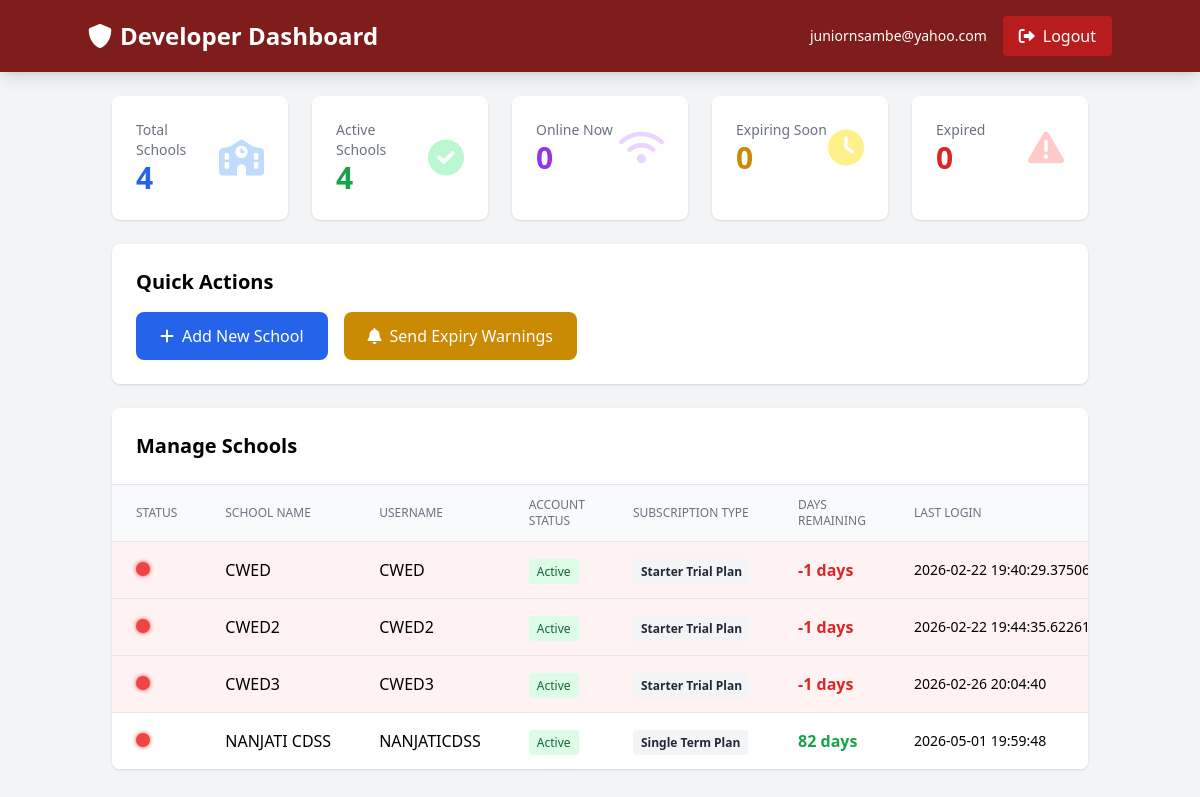
Page /dev/dashboard (signed in) on the earlier database version.
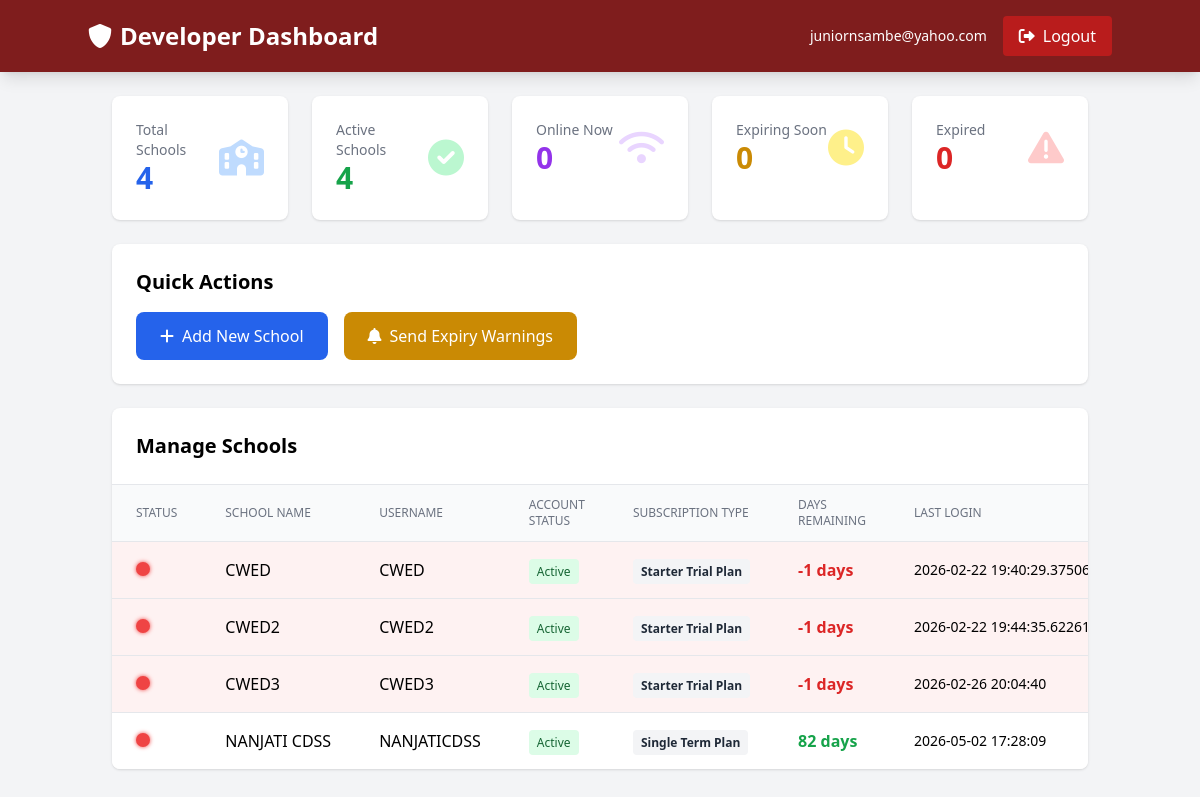
Same page on the later database version.
### tables this page shows
CREATE TABLE schools (
                id INTEGER PRIMARY KEY AUTOINCREMENT,
                school_name TEXT NOT NULL,
                username TEXT UNIQUE NOT NULL,
                password_hash TEXT NOT NULL,
                is_active BOOLEAN DEFAULT 1,
                is_locked BOOLEAN DEFAULT 0,
                subscription_start DATE,
                subscription_end DATE,
                subscription_status TEXT DEFAULT 'UNPAID',
                last_login DATETIME,
                created_at DATETIME DEFAULT CURRENT_TIMESTAMP,
                updated_at DATETIME DEFAULT CURRENT_TIMESTAMP
            , subscription_type TEXT DEFAULT "TRIAL", expiry_date DATE, last_activity DATETIME, must_change_password INTEGER DEFAULT 0, otp_code TEXT, otp_expiry TEXT);

### app.py (the view)
@app.route('/dev/dashboard')
@require_developer
def dev_dashboard():
    with get_db() as conn:
        cursor = conn.cursor()
        cursor.execute('''
            SELECT id, school_name, username, is_active, is_locked,
                   subscription_type, subscription_status, expiry_date, subscription_end,
                   last_login, last_activity
            FROM schools WHERE school_name != 'DEVELOPER_ACCOUNT'
            ORDER BY school_name
        ''')
        schools_raw = cursor.fetchall()
        schools = []
        current_time = datetime.utcnow()
        print(f"\n=== ONLINE STATUS DEBUG ===")
        print(f"Current UTC time: {current_time.strftime('%Y-%m-%d %H:%M:%S')}")
        for school in schools_raw:
            school_dict = dict(school)
            expiry = school_dict.get('expiry_date') or school_dict.get('subscription_end') or None
            school_dict['days_remaining'] = calculate_days_remaining(expiry) if expiry else 0
            is_online = False
            last_activity = school_dict.get('last_activity')
            print(f"\nSchool: {school_dict['school_name']}")
            print(f"  last_activity: {last_activity}")
            if last_activity:
                try:
                    last_time = datetime.strptime(str(last_activity), '%Y-%m-%d %H:%M:%S')
                    time_diff = current_time - last_time
                    seconds_ago = time_diff.total_seconds()
                    minutes_ago = seconds_ago / 60
                    print(f"  Minutes ago: {minutes_ago:.2f}")
                    print(f"  Seconds ago: {seconds_ago:.2f}")
                    if seconds_ago < 300:  # 5 minutes = 300 seconds
                        is_online = True
                        print(f"  Status: ONLINE ✓")
                    else:
                        print(f"  Status: OFFLINE (too old)")
                except Exception as e:
                    print(f"  Error parsing: {e}")
            else:
                print(f"  Status: OFFLINE (no activity)")
            school_dict['is_online'] = is_online
            schools.append(school_dict)
        print(f"\n=== END DEBUG ===\n")
    stats = get_developer_stats()
    return render_template('developer_dashboard.html',
                          schools=schools,
                          stats=stats,
                          subscription_plans=SUBSCRIPTION_PLANS,
                          session=session)

### app.py (called while the page is built)
@app.before_request
def update_last_activity():
    if 'user' in session and not session.get('user', {}).get('is_developer'):
        school_id = get_current_school_id()
        if school_id:
            try:
                timestamp = datetime.utcnow().strftime('%Y-%m-%d %H:%M:%S')
                with get_db() as conn:
                    cursor = conn.cursor()
                    cursor.execute('''
                        UPDATE schools
                        SET last_activity = ?
                        WHERE id = ?
                    ''', (timestamp, school_id))
                print(f"✓ Updated activity for school_id={school_id} at {timestamp}")
            except Exception as e:
                print(f"✗ Error updating activity for school_id={school_id}: {e}")

def calculate_days_remaining(expiry_date_str):
    if not expiry_date_str or expiry_date_str == 'None':
        return 0
    try:
        today = datetime.utcnow().date()
        expiry = datetime.strptime(str(expiry_date_str), "%Y-%m-%d").date()
        return (expiry - today).days
    except Exception as e:
        print(f"Error calculating days remaining: {e}")
        return 0

### templates/developer_dashboard.html (shortened to what the changed rows need)
<!DOCTYPE html>
<html lang="en">
<head>
    <script src="https://cdn.tailwindcss.com"></script>
    <link rel="stylesheet" href="https://cdnjs.cloudflare.com/ajax/libs/font-awesome/6.0.0/css/all.min.css">
</head>
<body class="bg-gray-100">
    <div class="min-h-screen">
        <header class="bg-red-900 text-white p-4 shadow-lg">
            <div class="container mx-auto flex justify-between items-center">
                <h1 class="text-2xl font-bold">
                    <i class="fas fa-shield-alt mr-2"></i>Developer Dashboard
                </h1>
            </div>
        </header>
        <div class="container mx-auto p-6">
            <div class="bg-white rounded-lg shadow p-6 mb-6">
                <h2 class="text-xl font-bold mb-4">Quick Actions</h2>
            </div>
            <div class="bg-white rounded-lg shadow overflow-hidden">
                <div class="p-6 border-b">
                    <h2 class="text-xl font-bold">Manage Schools</h2>
                </div>
                <div class="overflow-x-auto">
                    <table class="min-w-full divide-y divide-gray-200">
                        <thead class="bg-gray-50">
                            <tr>
                                <th class="px-6 py-3 text-left text-xs font-medium text-gray-500 uppercase">Status</th>
                                <th class="px-6 py-3 text-left text-xs font-medium text-gray-500 uppercase">School Name</th>
                                <th class="px-6 py-3 text-left text-xs font-medium text-gray-500 uppercase">Username</th>
                                <th class="px-6 py-3 text-left text-xs font-medium text-gray-500 uppercase">Account Status</th>
                                <th class="px-6 py-3 text-left text-xs font-medium text-gray-500 uppercase">Subscription Type</th>
                                <th class="px-6 py-3 text-left text-xs font-medium text-gray-500 uppercase">Days Remaining</th>
                                <th class="px-6 py-3 text-left text-xs font-medium text-gray-500 uppercase">Last Login</th>
                            </tr>
                        </thead>
                        <tbody class="bg-white divide-y divide-gray-200">
                            {% for school in schools %}
                            <tr class="{% if school.get('days_remaining', 0) <= 14 and school.get('days_remaining', 0) > 0 %}bg-yellow-50{% elif school.get('days_remaining', 0) <= 0 %}bg-red-50{% endif %}">
                                <td class="px-6 py-4 whitespace-nowrap">
                                    <span class="status-indicator {% if school.is_online %}online{% else %}offline{% endif %}"
                                          title="{% if school.is_online %}Online{% else %}Offline{% endif %}"></span>
                                </td>
                                <td class="px-6 py-4 whitespace-nowrap">{{ school.school_name }}</td>
                                <td class="px-6 py-4 whitespace-nowrap">{{ school.username }}</td>
                                <td class="px-6 py-4 whitespace-nowrap">
                                    {% if school.is_locked %}
                                    <span class="px-2 py-1 text-xs bg-red-100 text-red-800 rounded">Locked</span>
                                    {% elif school.is_active %}
                                    <span class="px-2 py-1 text-xs bg-green-100 text-green-800 rounded">Active</span>
                                    {% else %}
                                    <span class="px-2 py-1 text-xs bg-gray-100 text-gray-800 rounded">Inactive</span>
                                    {% endif %}
                                </td>
                                <td class="px-6 py-4 whitespace-nowrap">
                                    <span class="px-2 py-1 text-xs font-semibold rounded
                                        {% if school.get('subscription_type') == 'PAID' %}bg-green-100 text-green-800
                                        {% elif school.get('subscription_type') == 'TRIAL' %}bg-blue-100 text-blue-800
                                        {% else %}bg-gray-100 text-gray-800{% endif %}">
                                        {{ school.get('subscription_type', 'TRIAL') }}
                                    </span>
                                </td>
                                <td class="px-6 py-4 whitespace-nowrap">
                                    <span class="font-bold
                                        {% if school.get('days_remaining', 0) > 14 %}text-green-600
                                        {% elif school.get('days_remaining', 0) > 0 %}text-yellow-600
                                        {% else %}text-red-600{% endif %}">
                                        {{ school.get('days_remaining', 0) }} days
                                    </span>
                                </td>
                                <td class="px-6 py-4 whitespace-nowrap text-sm">
                                    {{ school.last_login or 'Never' }}
                                </td>
                            </tr>
                            {% endfor %}
                        </tbody>
                    </table>
                </div>
            </div>
        </div>
    </div>
</body>
</html>

Differences in the rows shown:
changed schools "NANJATI CDSS": last_login "2026-05-01 19:59:48" → "2026-05-02 17:28:09"
